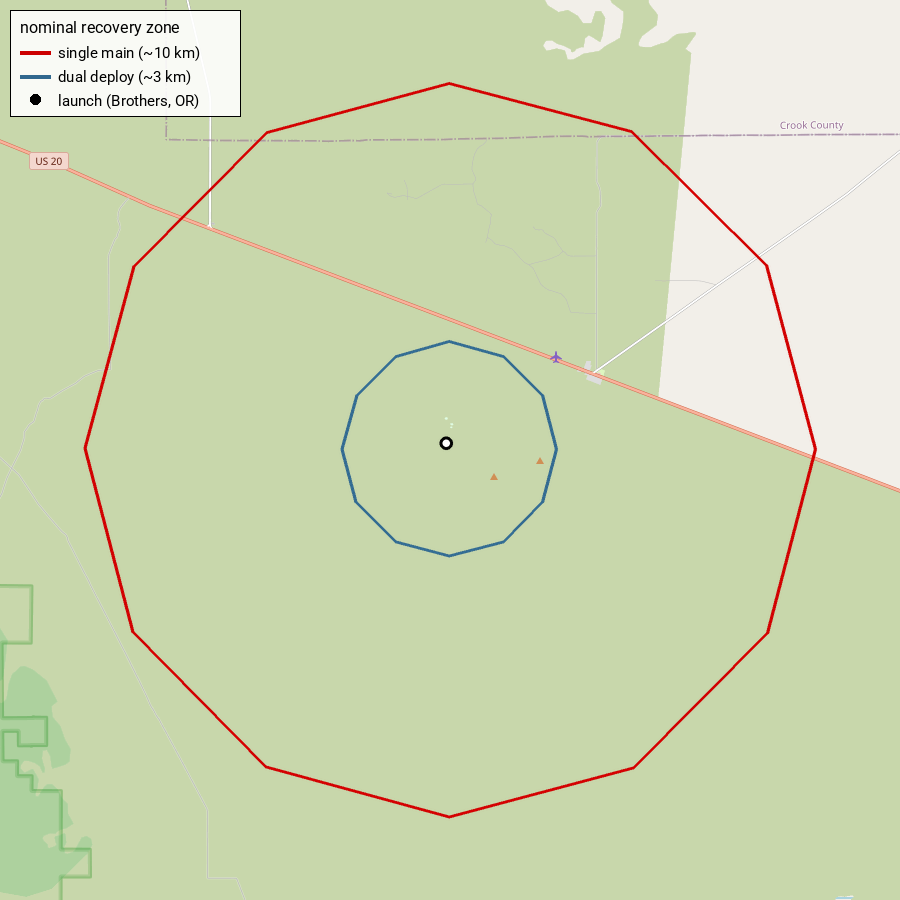

Reproduce this figure in Python.
#!/usr/bin/env python
"""Compare the nominal recovery zone for a single main vs dual deployment.

Reads the nominal landing footprints from the single-main run (output/nominal)
and the dual-deploy run (output-dualdeploy) and draws both on the launch-site map.

Run via uv after both trochia runs:  uv run recovery-map.py  # -> recovery-map.png
"""
import csv
import os

import pymap3d as pm
from PIL import ImageDraw, ImageFont
from staticmap import StaticMap, Line, CircleMarker

LAUNCH_LAT, LAUNCH_LON, LAUNCH_ALT = 43.7961, -120.6518, 1390.0

ZONES = [
    ("output/nominal/89/ghp.csv",      "single main (~10 km)",   "#cc0000"),
    ("output-dualdeploy/89/ghp.csv",   "dual deploy (~3 km)",    "#31688e"),
]


def enu_to_lonlat(e, n):
    x, y, z = pm.enu2ecef(e, n, 0.0, LAUNCH_LAT, LAUNCH_LON, LAUNCH_ALT)
    lat, lon, _ = pm.ecef2geodetic(x, y, z)
    return lon, lat


def loop(path):
    pts = []
    with open(path) as f:
        for row in csv.DictReader(f, skipinitialspace=True):
            pts.append(enu_to_lonlat(float(row["ghp_e"]), float(row["ghp_n"])))
    return pts


def find_font(size):
    for p in ("/usr/share/fonts/TTF/Roboto-Regular.ttf",
              "/usr/share/fonts/truetype/dejavu/DejaVuSans.ttf"):
        try:
            return ImageFont.truetype(p, size)
        except OSError:
            continue
    return ImageFont.load_default()


def main():
    m = StaticMap(900, 900, url_template="https://tile.openstreetmap.org/{z}/{x}/{y}.png")
    for path, _, color in ZONES:
        m.add_line(Line(loop(path), color, 3))
    m.add_marker(CircleMarker(enu_to_lonlat(0.0, 0.0), "black", 13))
    m.add_marker(CircleMarker(enu_to_lonlat(0.0, 0.0), "white", 7))

    img = m.render().convert("RGB")
    d = ImageDraw.Draw(img, "RGBA")
    font, title = find_font(15), find_font(16)
    w, h = 230, 24 * (len(ZONES) + 1) + 34
    d.rectangle([10, 10, 10 + w, 10 + h], fill=(255, 255, 255, 225), outline=(0, 0, 0, 255))
    d.text((20, 18), "nominal recovery zone", font=title, fill=(0, 0, 0))
    for i, (_, label, color) in enumerate(ZONES):
        y = 44 + i * 24
        d.line([(20, y + 8), (50, y + 8)], fill=color, width=4)
        d.text((58, y), label, font=font, fill=(0, 0, 0))
    y = 44 + len(ZONES) * 24
    d.ellipse([30, y + 2, 40, y + 12], fill="black")
    d.text((58, y), "launch (Brothers, OR)", font=font, fill=(0, 0, 0))

    img.save("recovery-map.png")
    print("saved recovery-map.png")


if __name__ == "__main__":
    main()
